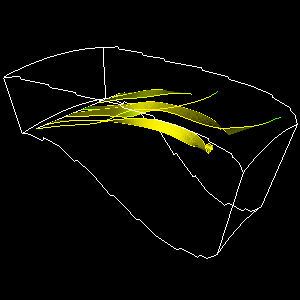

The script that drew this image:
#!/usr/bin/env python

# Generate a ruled stream surface from PLOT3D combustor data using
# vtkRuledSurfaceFilter in PointWalk mode with backward integration.

import os

# Factory overrides
import vtkmodules.vtkInteractionStyle  # noqa: F401
import vtkmodules.vtkRenderingOpenGL2  # noqa: F401

from vtkmodules.vtkCommonMath import vtkRungeKutta4
from vtkmodules.vtkFiltersCore import vtkStructuredGridOutlineFilter
from vtkmodules.vtkFiltersFlowPaths import vtkStreamTracer
from vtkmodules.vtkFiltersModeling import vtkRuledSurfaceFilter
from vtkmodules.vtkFiltersSources import vtkLineSource
from vtkmodules.vtkIOParallel import vtkMultiBlockPLOT3DReader
from vtkmodules.vtkRenderingCore import (
    vtkActor,
    vtkPolyDataMapper,
    vtkRenderWindow,
    vtkRenderWindowInteractor,
    vtkRenderer,
)

# Data directory
data_dir = os.environ.get("VPE_DATA_DIR", os.path.dirname(os.path.abspath(__file__)))

# Read PLOT3D combustor data
plot3d_reader = vtkMultiBlockPLOT3DReader()
plot3d_reader.SetXYZFileName(os.path.join(data_dir, "combxyz.bin"))
plot3d_reader.SetQFileName(os.path.join(data_dir, "combq.bin"))
plot3d_reader.SetScalarFunctionNumber(100)
plot3d_reader.SetVectorFunctionNumber(202)
plot3d_reader.Update()
output = plot3d_reader.GetOutput().GetBlock(0)

# Outline
outline = vtkStructuredGridOutlineFilter()
outline.SetInputData(output)

outline_mapper = vtkPolyDataMapper()
outline_mapper.SetInputConnection(outline.GetOutputPort())

outline_actor = vtkActor()
outline_actor.SetMapper(outline_mapper)

# Seed line
seeds = vtkLineSource()
seeds.SetPoint1(15, -5, 32)
seeds.SetPoint2(15, 5, 32)
seeds.SetResolution(10)

# RK4 integrator
integrator = vtkRungeKutta4()

# Stream tracer (backward)
stream_tracer = vtkStreamTracer()
stream_tracer.SetIntegrator(integrator)
stream_tracer.SetInputData(output)
stream_tracer.SetSourceConnection(seeds.GetOutputPort())
stream_tracer.SetMaximumPropagation(100)
stream_tracer.SetInitialIntegrationStep(0.1)
stream_tracer.SetIntegrationDirectionToBackward()

# Ruled surface in PointWalk mode
scalar_surface = vtkRuledSurfaceFilter()
scalar_surface.SetInputConnection(stream_tracer.GetOutputPort())
scalar_surface.SetOffset(0)
scalar_surface.SetOnRatio(2)
scalar_surface.PassLinesOn()
scalar_surface.SetRuledModeToPointWalk()
scalar_surface.SetDistanceFactor(30)

mapper = vtkPolyDataMapper()
mapper.SetInputConnection(scalar_surface.GetOutputPort())

actor = vtkActor()
actor.SetMapper(mapper)

# Seed line actor
seed_mapper = vtkPolyDataMapper()
seed_mapper.SetInputConnection(seeds.GetOutputPort())

seed_actor = vtkActor()
seed_actor.SetMapper(seed_mapper)

# Renderer
renderer = vtkRenderer()
renderer.AddActor(seed_actor)
renderer.AddActor(actor)
renderer.AddActor(outline_actor)

# Window
render_window = vtkRenderWindow()
render_window.AddRenderer(renderer)
render_window.SetSize(300, 300)
render_window.SetWindowName("stream surface basic")

# Scene
camera = renderer.GetActiveCamera()
camera.SetClippingRange(3.95297, 50)
camera.SetFocalPoint(8.88908, 0.595038, 29.3342)
camera.SetPosition(-12.3332, 31.7479, 41.2387)
camera.SetViewUp(0.060772, -0.319905, 0.945498)

# Interactor
interactor = vtkRenderWindowInteractor()
interactor.SetRenderWindow(render_window)

interactor.Initialize()
interactor.Start()
